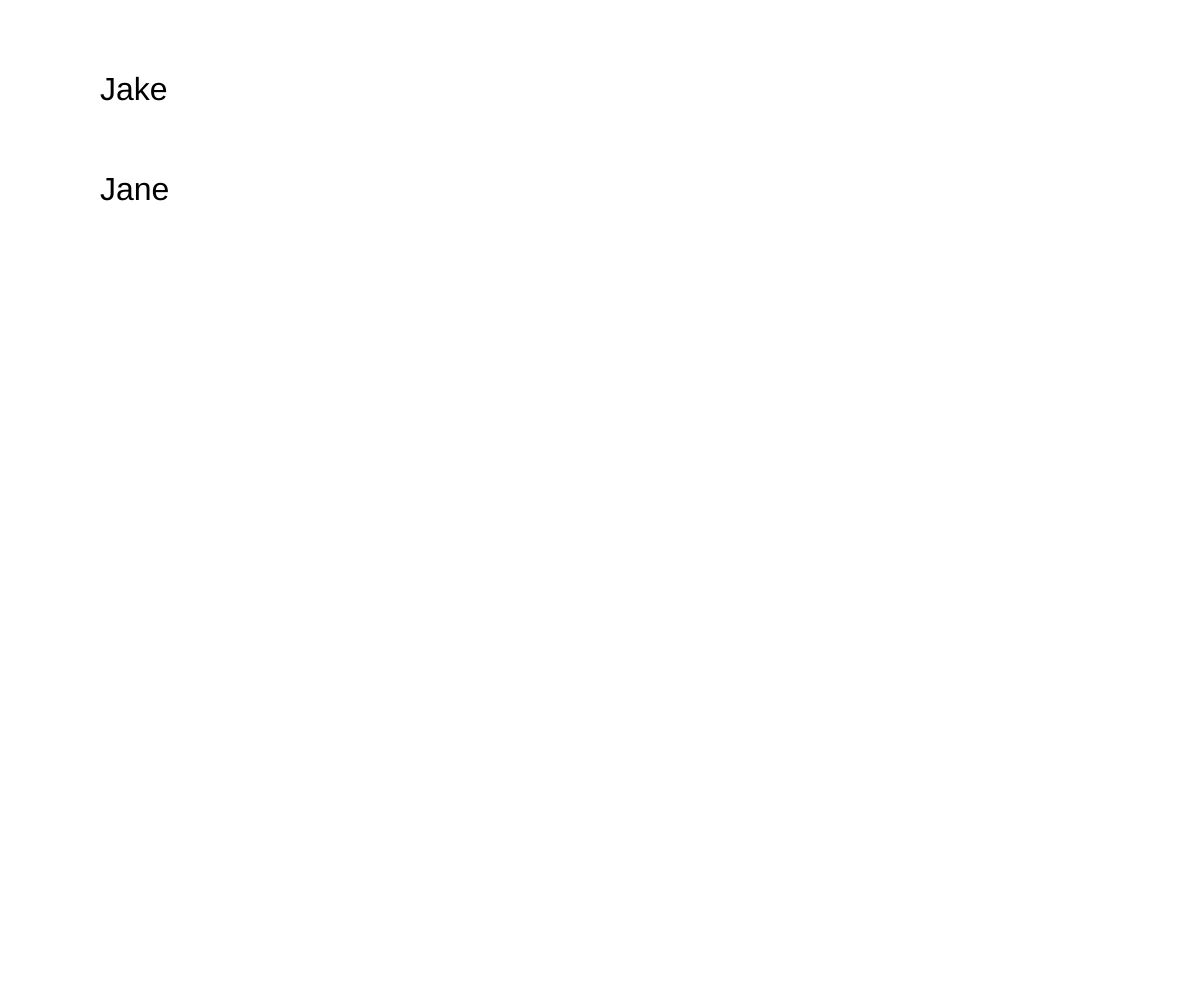
Frame 1 (no input)
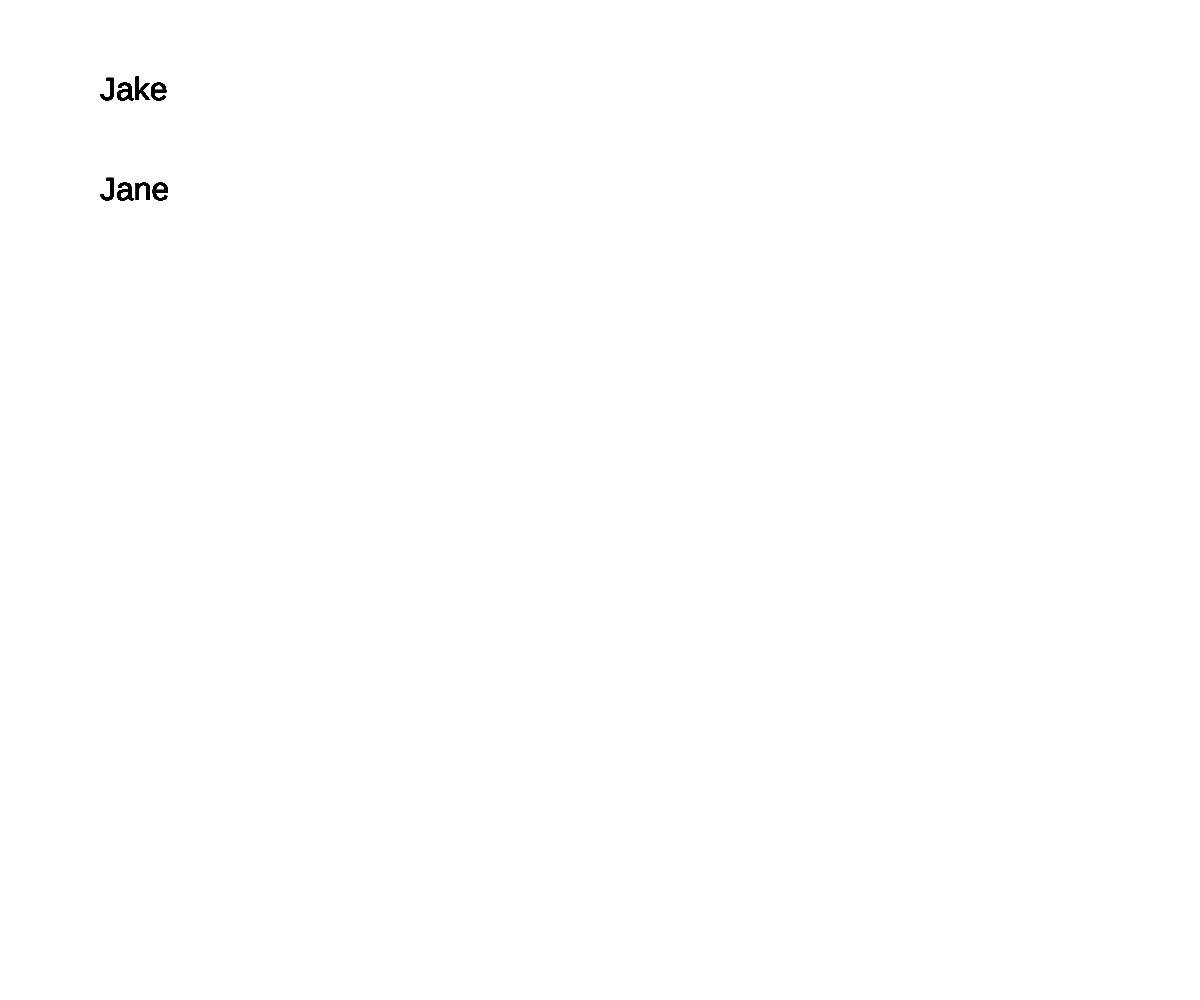
Frame 60 (no input)
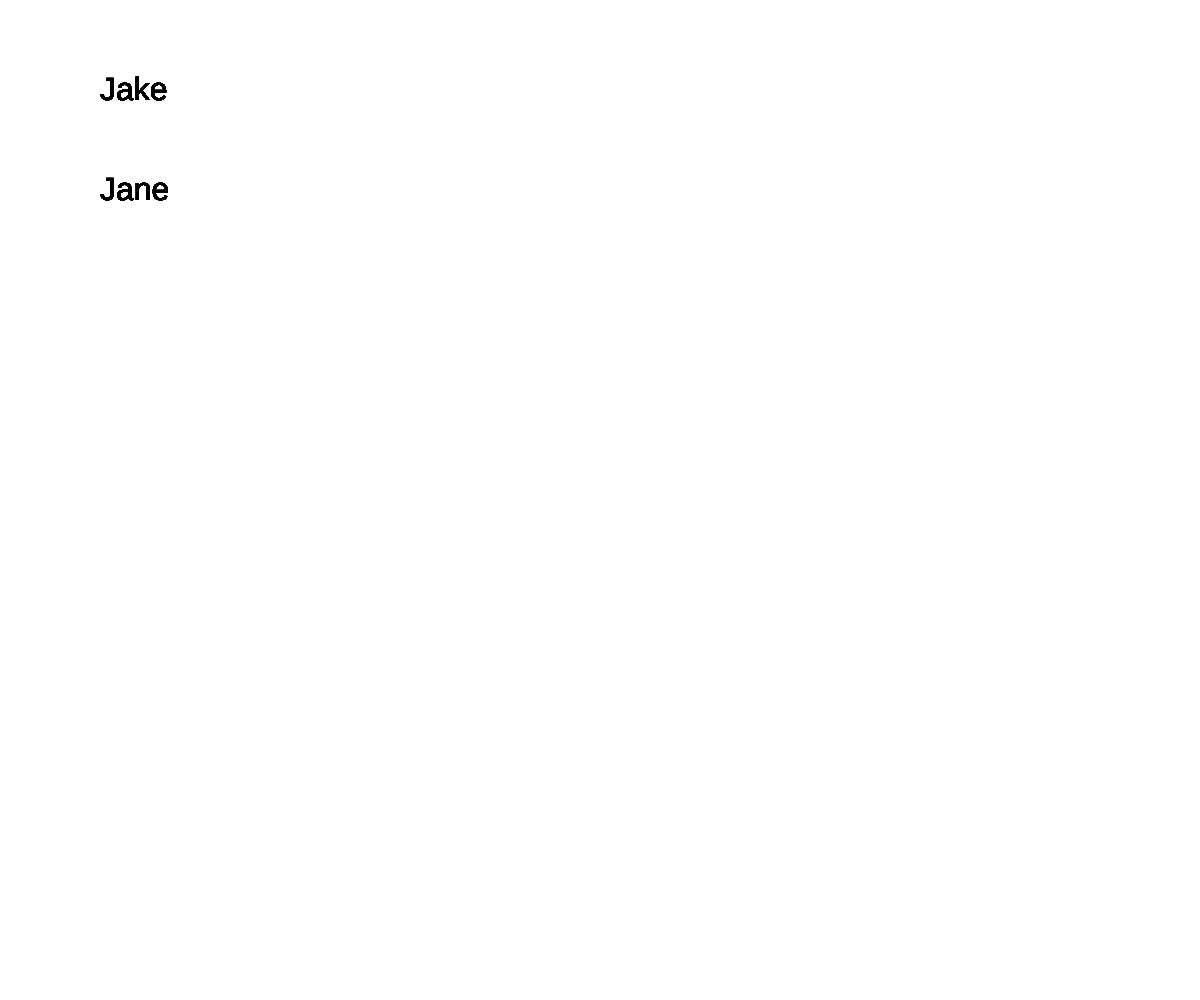
Frame 120 (the mouse pressed at the canvas centre since frame 60)

The p5.js sketch that drew these frames (run headless with seeded random() and noise() and a simulated clock; from frame 60 on, the mouse is pressed at the canvas centre):

// p5.js sketch
// ── sketch.js
var users = [];

function User(firstName, lastName, born, xpos, ypos, c) {
  this.firstName = firstName;
  this.lastName = lastName;
  this.born = born;
  this.xpos = xpos;
  this.ypos = ypos;
  this.c = c;
}

User.prototype.show = function(){
 textSize(32);
 fill(this.c);
 text(this.firstName, this.xpos, this.ypos);
};

var user1;
var user2;

function setup()
{
  createCanvas(windowWidth,windowHeight);
  user1 = new User("Jake", "Chan", 1962,100,100,0);
  user2 = new User("Jane", "Lin", 1955,100,200,0);
  users.push(user1);
  users.push(user2);
}


function draw()
{
  user1.show();
  user2.show();
}














/*var p
//constructor object
function Particle (){
  this.x = 100;
  this.y = 200;
  this.show = function() {
    fill(0,255,0);
    point(this.x, this.y);
  };
}
//prototype
Particle.prototype.show = function() {
  this.show = function() {
    fill(0,255,0);
    point(this.x, this.y);
  };
};
/*prototype chain
_proto_ //reference up the prototype chain. Object.prototype
all objects have Object.prototype as their root object/
hasOwnProperty() -> lets you know if you has a property
*/
/*
function setup() {

  createCanvas(windowWidth, windowHeight);
  p = new Particle();
}

function draw(){

    p.show();
}
*/
